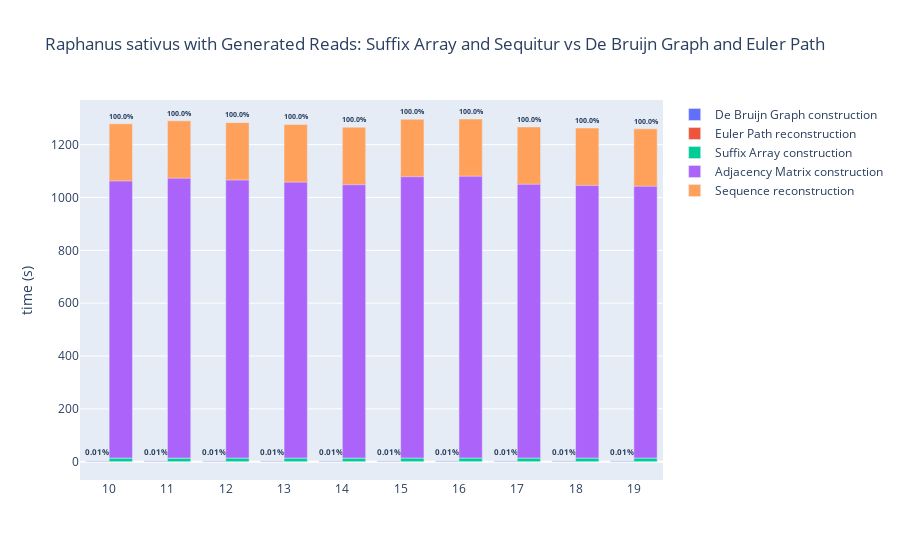

Here is the notebook cell this chart was saved with:
### Code cell
labels = list('{}'.format(i) for i in range(10,20))

fig = go.Figure(
    data=[
        go.Bar(
            name="De Bruijn Graph construction",
            x=labels,
            y=df_realseq_eul_mean['de_bruijn_graph_construction_time'],
            offsetgroup=0,
        ),
        go.Bar(
            name="Euler Path reconstruction",
            x=labels,
            y=df_realseq_eul_mean['euler_path_reconstruction_time'],
            text=list("<b>{}%</b>".format(round((1-(df_realseq_eul[df_realseq_eul['sequence']==i]['edit_distance']/df_realseq_eul[df_realseq_eul['sequence']==i]['target_sequence_length'])).mean()*100,2)) for i in range(10,20)),
            textposition='outside',offsetgroup=0,
            base=df_realseq_eul_mean['de_bruijn_graph_construction_time'],
        ),
        go.Bar(
            name="Suffix Array construction",
            x=labels,
            y=df_real_seq_mean['suffix_array_construction_time'],
            offsetgroup=1,
        ),
        go.Bar(
            name="Adjacency Matrix construction",
            x=labels,
            y=df_real_seq_mean['adjacency_matrix_construction_time'],
            offsetgroup=1,
            base=df_real_seq_mean['suffix_array_construction_time'],
        ),
        go.Bar(
            name="Sequence reconstruction",
            x=labels,
            y=df_real_seq_mean['sequence_reconstruction_time'],
            text=list("<b>{}%</b>".format(round((1-(df_real_seq[df_real_seq['sequence']==i]['edit_distance']/df_real_seq[df_real_seq['sequence']==i]['target_sequence_length'])).mean()*100,2)) for i in range(10,20)),
            textposition='outside',offsetgroup=1,
            base=df_real_seq_mean['adjacency_matrix_construction_time'],
        )
    ],
    layout=go.Layout(
        title="Raphanus sativus with Generated Reads: Suffix Array and Sequitur vs De Bruijn Graph and Euler Path",
        yaxis_title="time (s)"
    )
)
fig

### Figure 1 — Plotly figure (JSON) as saved in the notebook; plotly's stock layout.template omitted (floating-point values rounded to 4 significant figures)
{"data": [{"name": "De Bruijn Graph construction", "offsetgroup": "0", "type": "bar", "x": ["10", "11", "12", "13", "14", "15", "16", "17", "18", "19"], "y": [2.612, 2.658, 2.649, 2.662, 2.661, 2.643, 2.884, 2.8, 2.802, 2.801, 2.831, 2.582, 2.82, 2.825, 2.822, 2.851, 2.864, 2.607, 2.528, 2.516, 2.507, 2.509, 2.585, 2.691, 2.684, 2.666, 2.696, 2.672, 2.803, 2.792, 2.794, 2.817, 2.83, 2.593, 2.677, 2.567, 2.581, 2.58, 2.56, 2.654, 2.629, 2.643, 2.634, 2.647, 2.584, 2.774, 2.742, 2.74, 2.753, 2.767]}, {"base": [2.612, 2.658, 2.649, 2.662, 2.661, 2.643, 2.884, 2.8, 2.802, 2.801, 2.831, 2.582, 2.82, 2.825, 2.822, 2.851, 2.864, 2.607, 2.528, 2.516, 2.507, 2.509, 2.585, 2.691, 2.684, 2.666, 2.696, 2.672, 2.803, 2.792, 2.794, 2.817, 2.83, 2.593, 2.677, 2.567, 2.581, 2.58, 2.56, 2.654, 2.629, 2.643, 2.634, 2.647, 2.584, 2.774, 2.742, 2.74, 2.753, 2.767], "name": "Euler Path reconstruction", "offsetgroup": "0", "text": ["<b>0.01%</b>", "<b>0.01%</b>", "<b>0.01%</b>", "<b>0.01%</b>", "<b>0.01%</b>", "<b>0.01%</b>", "<b>0.01%</b>", "<b>0.01%</b>", "<b>0.01%</b>", "<b>0.01%</b>"], "textposition": "outside", "type": "bar", "x": ["10", "11", "12", "13", "14", "15", "16", "17", "18", "19"], "y": [0.3354, 0.3421, 0.3467, 0.3441, 0.3426, 0.3443, 0.366, 0.3711, 0.3766, 0.3681, 0.3794, 0.3298, 0.3759, 0.368, 0.3672, 0.3707, 0.3715, 0.3334, 0.3303, 0.3335, 0.3288, 0.3238, 0.3369, 0.3426, 0.3424, 0.3365, 0.335, 0.3452, 0.366, 0.3679, 0.3741, 0.3697, 0.3688, 0.3346, 0.3427, 0.3343, 0.3313, 0.3328, 0.3379, 0.3475, 0.3446, 0.3454, 0.3439, 0.3414, 0.3366, 0.3509, 0.3475, 0.35, 0.3459, 0.3426]}, {"name": "Suffix Array construction", "offsetgroup": "1", "type": "bar", "x": ["10", "11", "12", "13", "14", "15", "16", "17", "18", "19"], "y": [13.66, 13.54, 13.7, 13.72, 13.62, 13.91, 13.93, 13.75, 13.73, 13.86, 14.23, 13.85, 13.3, 13.64, 14.02, 14.07, 13.78, 13.58, 14.05, 13.75, 14.07, 13.5, 14.1, 13.8, 13.97, 14.33, 14.22, 13.86, 13.48, 13.7, 13.7, 14.15, 14.28, 13.92, 13.62, 13.95, 14.13, 13.99, 14.16, 13.45, 13.77, 14.27, 14.15, 13.92, 13.79, 13.54, 13.85, 14.1, 14.25, 14.04]}, {"base": [13.66, 13.54, 13.7, 13.72, 13.62, 13.91, 13.93, 13.75, 13.73, 13.86, 14.23, 13.85, 13.3, 13.64, 14.02, 14.07, 13.78, 13.58, 14.05, 13.75, 14.07, 13.5, 14.1, 13.8, 13.97, 14.33, 14.22, 13.86, 13.48, 13.7, 13.7, 14.15, 14.28, 13.92, 13.62, 13.95, 14.13, 13.99, 14.16, 13.45, 13.77, 14.27, 14.15, 13.92, 13.79, 13.54, 13.85, 14.1, 14.25, 14.04], "name": "Adjacency Matrix construction", "offsetgroup": "1", "type": "bar", "x": ["10", "11", "12", "13", "14", "15", "16", "17", "18", "19"], "y": [1062.0, 1073.0, 1066.0, 1058.0, 1048.0, 1078.0, 1080.0, 1050.0, 1046.0, 1042.0, 1075.0, 1089.0, 1037.0, 1052.0, 1058.0, 1080.0, 1049.0, 1070.0, 1072.0, 1042.0, 1067.0, 1034.0, 1076.0, 1076.0, 1081.0, 1082.0, 1073.0, 1052.0, 1042.0, 1039.0, 1042.0, 1076.0, 1104.0, 1057.0, 1054.0, 1054.0, 1071.0, 1063.0, 1077.0, 1035.0, 1039.0, 1090.0, 1070.0, 1058.0, 1053.0, 1047.0, 1046.0, 1066.0, 1065.0, 1072.0]}, {"base": [1062.0, 1073.0, 1066.0, 1058.0, 1048.0, 1078.0, 1080.0, 1050.0, 1046.0, 1042.0, 1075.0, 1089.0, 1037.0, 1052.0, 1058.0, 1080.0, 1049.0, 1070.0, 1072.0, 1042.0, 1067.0, 1034.0, 1076.0, 1076.0, 1081.0, 1082.0, 1073.0, 1052.0, 1042.0, 1039.0, 1042.0, 1076.0, 1104.0, 1057.0, 1054.0, 1054.0, 1071.0, 1063.0, 1077.0, 1035.0, 1039.0, 1090.0, 1070.0, 1058.0, 1053.0, 1047.0, 1046.0, 1066.0, 1065.0, 1072.0], "name": "Sequence reconstruction", "offsetgroup": "1", "text": ["<b>100.0%</b>", "<b>100.0%</b>", "<b>100.0%</b>", "<b>100.0%</b>", "<b>100.0%</b>", "<b>100.0%</b>", "<b>100.0%</b>", "<b>100.0%</b>", "<b>100.0%</b>", "<b>100.0%</b>"], "textposition": "outside", "type": "bar", "x": ["10", "11", "12", "13", "14", "15", "16", "17", "18", "19"], "y": [216.4, 217.0, 217.3, 218.1, 217.9, 217.5, 216.7, 217.0, 217.2, 217.2, 217.0, 216.7, 217.1, 217.7, 218.3, 219.4, 217.4, 216.7, 216.9, 217.2, 217.5, 217.3, 217.4, 217.3, 217.6, 218.3, 218.0, 218.4, 216.0, 216.5, 216.6, 216.7, 216.6, 217.7, 217.3, 218.0, 217.8, 217.8, 217.5, 216.9, 217.2, 217.6, 217.4, 217.4, 217.2, 214.9, 215.3, 215.5, 216.0, 215.7]}], "layout": {"title": {"text": "Raphanus sativus with Generated Reads: Suffix Array and Sequitur vs De Bruijn Graph and Euler Path"}, "yaxis": {"title": {"text": "time (s)"}}}}
